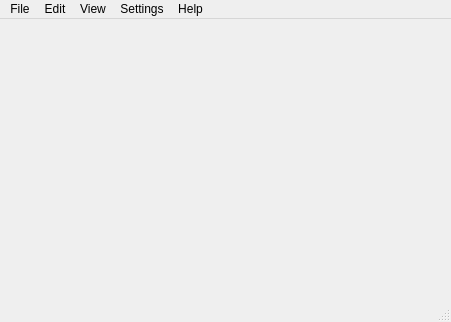
<?xml version="1.0" encoding="UTF-8"?>
<ui version="4.0">
 <class>MainWindow</class>
 <widget class="QMainWindow" name="MainWindow">
  <property name="geometry">
   <rect>
    <x>0</x>
    <y>0</y>
    <width>451</width>
    <height>322</height>
   </rect>
  </property>
  <property name="windowTitle">
   <string>MainWindow</string>
  </property>
  <widget class="QWidget" name="centralwidget"/>
  <widget class="QMenuBar" name="menubar">
   <property name="geometry">
    <rect>
     <x>0</x>
     <y>0</y>
     <width>451</width>
     <height>21</height>
    </rect>
   </property>
   <widget class="QMenu" name="menuFile">
    <property name="title">
     <string>File</string>
    </property>
    <addaction name="actionNew"/>
    <addaction name="separator"/>
    <addaction name="actionSave"/>
    <addaction name="actionSave_As"/>
    <addaction name="separator"/>
    <addaction name="actionImport"/>
    <addaction name="actionExport"/>
    <addaction name="actionPrint"/>
    <addaction name="separator"/>
    <addaction name="actionQuit"/>
   </widget>
   <widget class="QMenu" name="menuSettings">
    <property name="title">
     <string>Settings</string>
    </property>
    <addaction name="actionPreference"/>
    <addaction name="actionReset_to_Default"/>
   </widget>
   <widget class="QMenu" name="menuHelp">
    <property name="title">
     <string>Help</string>
    </property>
    <addaction name="actionUser_Guide"/>
    <addaction name="actionAbout"/>
   </widget>
   <widget class="QMenu" name="menuView">
    <property name="title">
     <string>View</string>
    </property>
    <addaction name="actionToggle_Grid"/>
    <addaction name="separator"/>
    <addaction name="actionShow_Legend"/>
    <addaction name="actionHide_Legend"/>
   </widget>
   <widget class="QMenu" name="menuEdit">
    <property name="title">
     <string>Edit</string>
    </property>
    <addaction name="actionUndo"/>
    <addaction name="actionRedo"/>
    <addaction name="actionReset"/>
   </widget>
   <addaction name="menuFile"/>
   <addaction name="menuEdit"/>
   <addaction name="menuView"/>
   <addaction name="menuSettings"/>
   <addaction name="menuHelp"/>
  </widget>
  <widget class="QStatusBar" name="statusbar"/>
  <action name="actionNew">
   <property name="text">
    <string>New</string>
   </property>
  </action>
  <action name="actionSave">
   <property name="text">
    <string>Save</string>
   </property>
  </action>
  <action name="actionSave_As">
   <property name="text">
    <string>Save As</string>
   </property>
  </action>
  <action name="actionImport">
   <property name="text">
    <string>Import</string>
   </property>
  </action>
  <action name="actionExport">
   <property name="text">
    <string>Export</string>
   </property>
  </action>
  <action name="actionQuit">
   <property name="text">
    <string>Quit</string>
   </property>
  </action>
  <action name="actionPrint">
   <property name="text">
    <string>Print</string>
   </property>
  </action>
  <action name="actionUndo">
   <property name="text">
    <string>Undo</string>
   </property>
  </action>
  <action name="actionRedo">
   <property name="text">
    <string>Redo</string>
   </property>
  </action>
  <action name="actionReset">
   <property name="text">
    <string>Reset</string>
   </property>
  </action>
  <action name="actionToggle_Grid">
   <property name="text">
    <string>Toggle Grid</string>
   </property>
  </action>
  <action name="actionShow_Legend">
   <property name="text">
    <string>Show Legend</string>
   </property>
  </action>
  <action name="actionHide_Legend">
   <property name="text">
    <string>Hide Legend</string>
   </property>
  </action>
  <action name="actionTheme">
   <property name="text">
    <string>Theme</string>
   </property>
  </action>
  <action name="actionReset_Setting_to_default">
   <property name="text">
    <string>Reset Setting to default</string>
   </property>
  </action>
  <action name="actionPreference">
   <property name="text">
    <string>Preference</string>
   </property>
  </action>
  <action name="actionReset_to_Default">
   <property name="text">
    <string>Reset to Default</string>
   </property>
  </action>
  <action name="actionUser_Guide">
   <property name="text">
    <string>User Guide</string>
   </property>
  </action>
  <action name="actionAbout">
   <property name="text">
    <string>About</string>
   </property>
  </action>
 </widget>
 <resources/>
 <connections/>
</ui>
